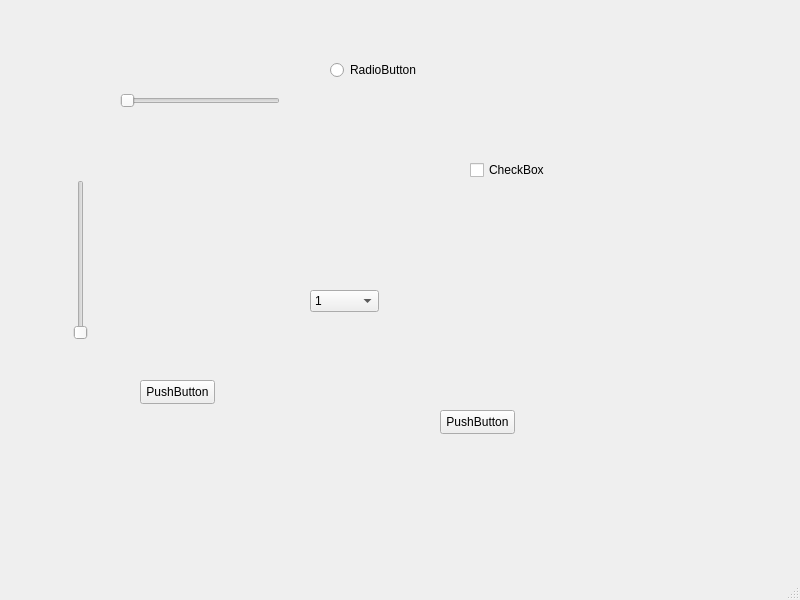
<?xml version="1.0" encoding="UTF-8"?>
<ui version="4.0">
 <class>MainWindow</class>
 <widget class="QMainWindow" name="MainWindow">
  <property name="geometry">
   <rect>
    <x>0</x>
    <y>0</y>
    <width>800</width>
    <height>600</height>
   </rect>
  </property>
  <property name="windowTitle">
   <string>MainWindow</string>
  </property>
  <widget class="QWidget" name="centralwidget">
   <widget class="QPushButton" name="pushButton">
    <property name="geometry">
     <rect>
      <x>140</x>
      <y>380</y>
      <width>75</width>
      <height>24</height>
     </rect>
    </property>
    <property name="text">
     <string>PushButton</string>
    </property>
   </widget>
   <widget class="QPushButton" name="pushButton_2">
    <property name="geometry">
     <rect>
      <x>440</x>
      <y>410</y>
      <width>75</width>
      <height>24</height>
     </rect>
    </property>
    <property name="text">
     <string>PushButton</string>
    </property>
   </widget>
   <widget class="QCheckBox" name="checkBox">
    <property name="geometry">
     <rect>
      <x>470</x>
      <y>160</y>
      <width>76</width>
      <height>20</height>
     </rect>
    </property>
    <property name="text">
     <string>CheckBox</string>
    </property>
   </widget>
   <widget class="QSlider" name="horizontalSlider">
    <property name="geometry">
     <rect>
      <x>120</x>
      <y>90</y>
      <width>160</width>
      <height>22</height>
     </rect>
    </property>
    <property name="orientation">
     <enum>Qt::Orientation::Horizontal</enum>
    </property>
   </widget>
   <widget class="QSlider" name="verticalSlider">
    <property name="geometry">
     <rect>
      <x>70</x>
      <y>180</y>
      <width>22</width>
      <height>160</height>
     </rect>
    </property>
    <property name="orientation">
     <enum>Qt::Orientation::Vertical</enum>
    </property>
   </widget>
   <widget class="QRadioButton" name="radioButton">
    <property name="geometry">
     <rect>
      <x>330</x>
      <y>60</y>
      <width>89</width>
      <height>20</height>
     </rect>
    </property>
    <property name="text">
     <string>RadioButton</string>
    </property>
   </widget>
   <widget class="QComboBox" name="comboBox">
    <property name="geometry">
     <rect>
      <x>310</x>
      <y>290</y>
      <width>69</width>
      <height>22</height>
     </rect>
    </property>
    <item>
     <property name="text">
      <string>1</string>
     </property>
    </item>
    <item>
     <property name="text">
      <string>2</string>
     </property>
    </item>
    <item>
     <property name="text">
      <string>3</string>
     </property>
    </item>
    <item>
     <property name="text">
      <string>4</string>
     </property>
    </item>
    <item>
     <property name="text">
      <string>5</string>
     </property>
    </item>
   </widget>
  </widget>
  <widget class="QMenuBar" name="menubar">
   <property name="geometry">
    <rect>
     <x>0</x>
     <y>0</y>
     <width>800</width>
     <height>22</height>
    </rect>
   </property>
  </widget>
  <widget class="QStatusBar" name="statusbar"/>
 </widget>
 <resources/>
 <connections/>
</ui>
